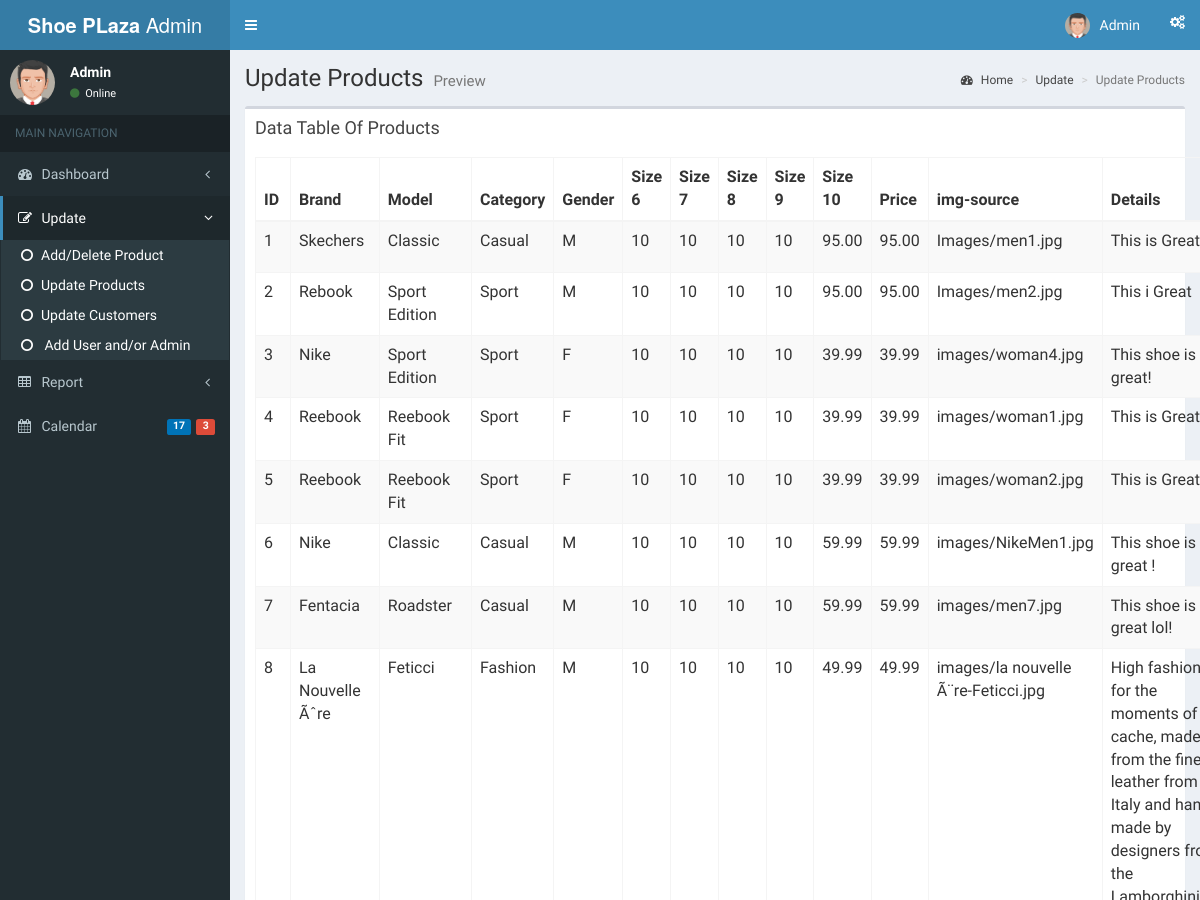
The page /admin/pages/forms/general3.php (upper part) on the database as committed earlier.
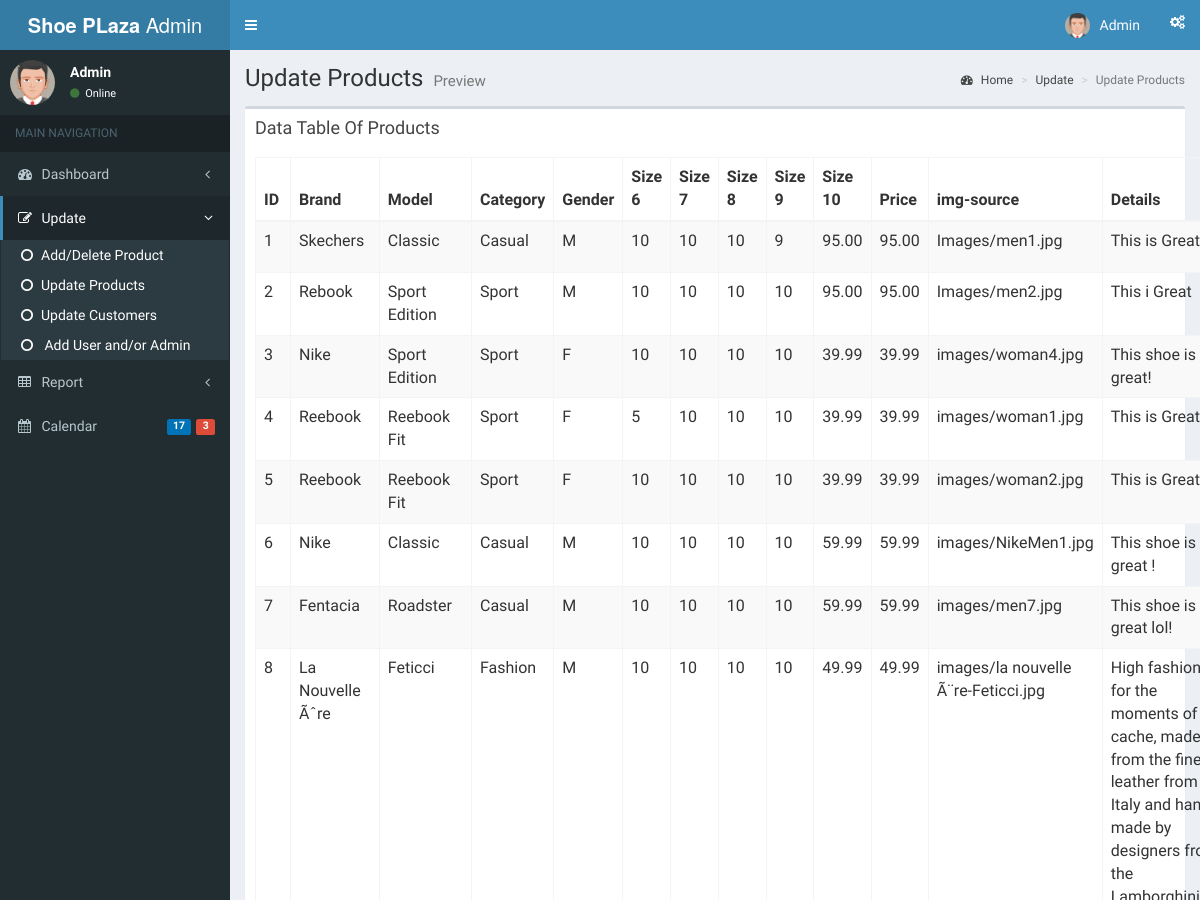
The same page on the database as committed later.
### tables this page shows
CREATE TABLE `shoe` (
  `ProductID` int(10) NOT NULL,
  `Brand` char(25) NOT NULL,
  `Model` char(25) NOT NULL,
  `Category` varchar(25) NOT NULL,
  `Gender` char(1) NOT NULL,
  `6` int(10) NOT NULL,
  `7` int(10) NOT NULL,
  `8` int(10) NOT NULL,
  `9` int(10) NOT NULL,
  `10` int(10) NOT NULL,
  `Price` float(5,2) NOT NULL,
  `img-source` varchar(255) NOT NULL,
  `Details` varchar(255) NOT NULL
);

### admin/pages/forms/general3.php (the view, shortened to what this page needs)
<?php
include 'recycle/topbar.php';
$db =  new mysqli("localhost", "root", "", "shoeplaza") or die("Unable to connect");
?>
  <div class="content-wrapper">
    <section class="content-header">
      <h1>
        Update Products
        <small>Preview</small>
      </h1>
      <ol class="breadcrumb">
        <li><a href="#"><i class="fa fa-dashboard"></i> Home</a></li>
        <li><a href="#">Update</a></li>
        <li class="active">Update Products</li>
      </ol>
    </section>
    <section class="content">
          <div class="box">
            <div class="box-header">
              <h3 class="box-title">Data Table Of Products</h3>
            </div>
            <div class="box-body">
                  <?php
                  $sql ="SELECT * FROM shoe";
                  $result=mysqli_query($db,$sql);
                  ?>
            <table class="table table-bordered table-striped">
                  <thead>
                  <form method="post" action="editors.php">
                  <tr>
                  <th>ID</th>
                  <th>Brand</th>
                  <th>Model</th>
                  <th>Category</th>
                  <th>Gender</th>
                  <th>Size 6</th>
                  <th>Size 7</th>
                  <th>Size 8</th>
                  <th>Size 9</th>
                  <th>Size 10</th>
                  <th>Price</th>
                  <th>img-source</th>
                  <th>Details</th>
                  </tr>
                  </thead>
                  <tbody>
                 <?php
                  while ($row =mysqli_fetch_array($result)) {
                    ?>
                    <tr>
                    <td><?php echo $row["ProductID"]; ?></td>
                    <td><?php echo $row["Brand"]; ?></td>
                    <td><?php echo $row["Model"]; ?></td>
                    <td><?php echo $row["Category"]; ?></td>
                    <td><?php echo $row["Gender"]; ?></td>
                    <td><?php echo $row["6"]; ?></td>
                    <td><?php echo $row["7"]; ?></td>
                    <td><?php echo $row["8"]; ?></td>
                    <td><?php echo $row["9"]; ?></td>
                    <td><?php echo $row["10"]; ?></td>
                    <td><?php echo $row["Price"]; ?></td>
                    <td><?php echo $row["img-source"]; ?></td>
                    <td><?php echo $row["Details"]; ?></td>
                    </tr>
              <?php } ?>
                  </table>
            </div>
          </div>
</body>
</html>

Rows that differ between the two databases and show on the page:
changed shoe "Skechers": 10 "10" → "9"
changed shoe "images/woman1.jpg": 7 "10" → "5"
